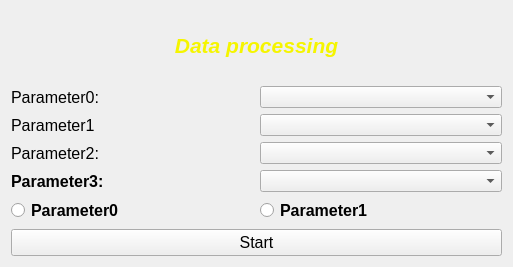
<?xml version="1.0" encoding="UTF-8"?>
<ui version="4.0">
 <class>Form</class>
 <widget class="QWidget" name="Form">
  <property name="geometry">
   <rect>
    <x>0</x>
    <y>0</y>
    <width>513</width>
    <height>267</height>
   </rect>
  </property>
  <property name="windowTitle">
   <string>Form</string>
  </property>
  <layout class="QGridLayout" name="gridLayout">
   <item row="3" column="0">
    <widget class="QLabel" name="LabelParameter1">
     <property name="font">
      <font>
       <pointsize>12</pointsize>
      </font>
     </property>
     <property name="text">
      <string>Parameter1</string>
     </property>
    </widget>
   </item>
   <item row="2" column="1">
    <widget class="QComboBox" name="ComboBoxParameter0"/>
   </item>
   <item row="0" column="0" colspan="2">
    <widget class="QLabel" name="label">
     <property name="palette">
      <palette>
       <active>
        <colorrole role="WindowText">
         <brush brushstyle="SolidPattern">
          <color alpha="255">
           <red>255</red>
           <green>255</green>
           <blue>0</blue>
          </color>
         </brush>
        </colorrole>
       </active>
       <inactive>
        <colorrole role="WindowText">
         <brush brushstyle="SolidPattern">
          <color alpha="255">
           <red>255</red>
           <green>255</green>
           <blue>0</blue>
          </color>
         </brush>
        </colorrole>
       </inactive>
       <disabled>
        <colorrole role="WindowText">
         <brush brushstyle="SolidPattern">
          <color alpha="255">
           <red>110</red>
           <green>113</green>
           <blue>117</blue>
          </color>
         </brush>
        </colorrole>
       </disabled>
      </palette>
     </property>
     <property name="font">
      <font>
       <pointsize>16</pointsize>
      </font>
     </property>
     <property name="text">
      <string>&lt;html&gt;&lt;head/&gt;&lt;body&gt;&lt;p&gt;&lt;span style=&quot; font-size:16pt; font-weight:600; font-style:italic; color:#f5f500;&quot;&gt;Data processing&lt;/span&gt;&lt;/p&gt;&lt;/body&gt;&lt;/html&gt;</string>
     </property>
     <property name="alignment">
      <set>Qt::AlignCenter</set>
     </property>
    </widget>
   </item>
   <item row="4" column="0">
    <widget class="QLabel" name="LabelParameter2">
     <property name="font">
      <font>
       <pointsize>12</pointsize>
      </font>
     </property>
     <property name="text">
      <string>Parameter2:</string>
     </property>
    </widget>
   </item>
   <item row="8" column="0" colspan="2">
    <widget class="QPushButton" name="ButtonStart">
     <property name="font">
      <font>
       <pointsize>12</pointsize>
      </font>
     </property>
     <property name="text">
      <string>Start</string>
     </property>
     <property name="icon">
      <iconset>
       <normaloff>../Pictures/emblem-checked.svg</normaloff>../Pictures/emblem-checked.svg</iconset>
     </property>
    </widget>
   </item>
   <item row="5" column="0">
    <widget class="QLabel" name="LabelParameter3">
     <property name="font">
      <font>
       <pointsize>12</pointsize>
       <weight>75</weight>
       <bold>true</bold>
      </font>
     </property>
     <property name="text">
      <string>Parameter3:</string>
     </property>
    </widget>
   </item>
   <item row="3" column="1">
    <widget class="QComboBox" name="ComboBoxParameter1"/>
   </item>
   <item row="5" column="1">
    <widget class="QComboBox" name="ComboBoxParameter3"/>
   </item>
   <item row="4" column="1">
    <widget class="QComboBox" name="ComboBoxParameter2"/>
   </item>
   <item row="2" column="0">
    <widget class="QLabel" name="LabelParameter0">
     <property name="font">
      <font>
       <pointsize>12</pointsize>
      </font>
     </property>
     <property name="text">
      <string>Parameter0:</string>
     </property>
    </widget>
   </item>
   <item row="6" column="0">
    <widget class="QRadioButton" name="RadioButtonParameter0">
     <property name="font">
      <font>
       <pointsize>12</pointsize>
       <weight>75</weight>
       <bold>true</bold>
      </font>
     </property>
     <property name="text">
      <string>Parameter0</string>
     </property>
    </widget>
   </item>
   <item row="6" column="1">
    <widget class="QRadioButton" name="RadioButtonParameter1">
     <property name="font">
      <font>
       <pointsize>12</pointsize>
       <weight>75</weight>
       <bold>true</bold>
      </font>
     </property>
     <property name="text">
      <string>Parameter1</string>
     </property>
    </widget>
   </item>
  </layout>
 </widget>
 <resources/>
 <connections/>
</ui>
